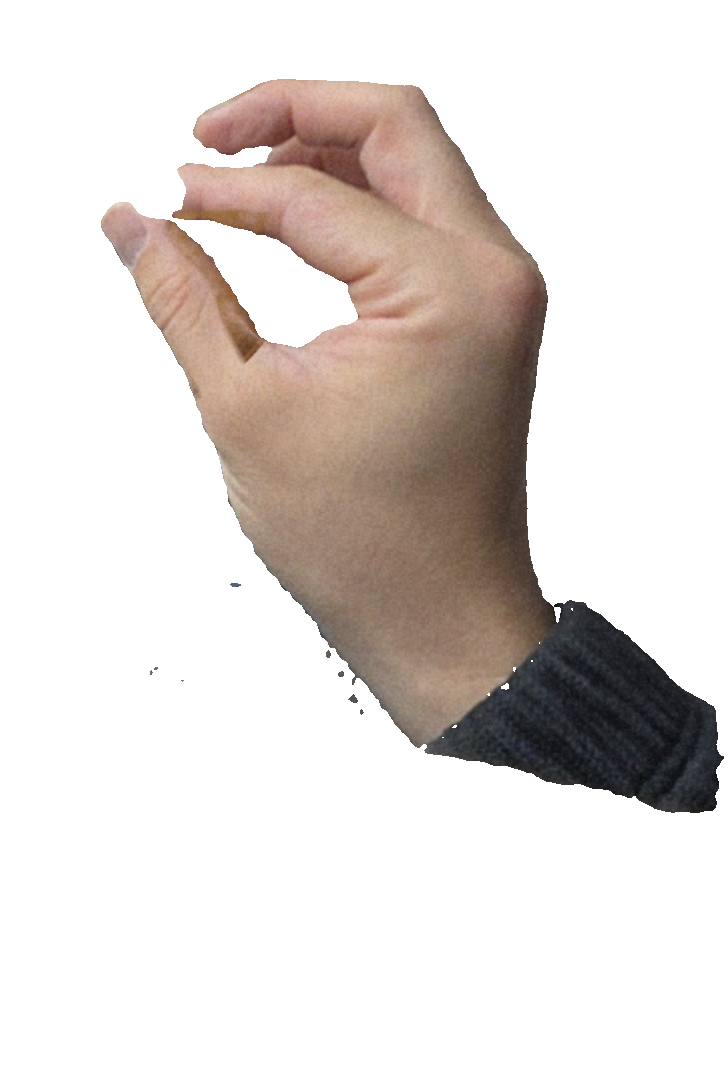
#> input picture works/2026-11-04-dalgona/reel/assets/hand2_sam.png, 728 x 1092 px
$ python silhouette.py
#> lines starting #> are read from the running program, lines starting #| are printed output that depends on the picture; after the words box and inside, x2 and y2 are one past the last pixel; in counts of white or black regions, pixels touching at a corner belong together
"""White tutorial-style hand from the operator's pinch photo: the real outline, flat fill, a sleeve that runs on
far past the frame (operator 11-07: the photo hand cut off at the wrist looked odd). Same pixel origin as
hand2_sam.png, so reel.js PX/PY still mark the pinch point.
Run: uv run --with numpy --with pillow python silhouette.py   (writes assets/hand_white.png)"""
import pathlib
import numpy as np
from PIL import Image, ImageDraw, ImageFilter

HERE = pathlib.Path(__file__).parent
SRC = HERE / "assets" / "hand2_sam.png"
OUT = HERE / "assets" / "hand_white.png"
im = Image.open(SRC).convert("RGBA"); a = np.asarray(im).astype(int)
#> further down, im is the input picture: PIL image 728x1092 RGBA; mean R, G, B, A 37.6, 31.2, 27.6, 67.1
r, g, b, al = a[..., 0], a[..., 1], a[..., 2], a[..., 3]
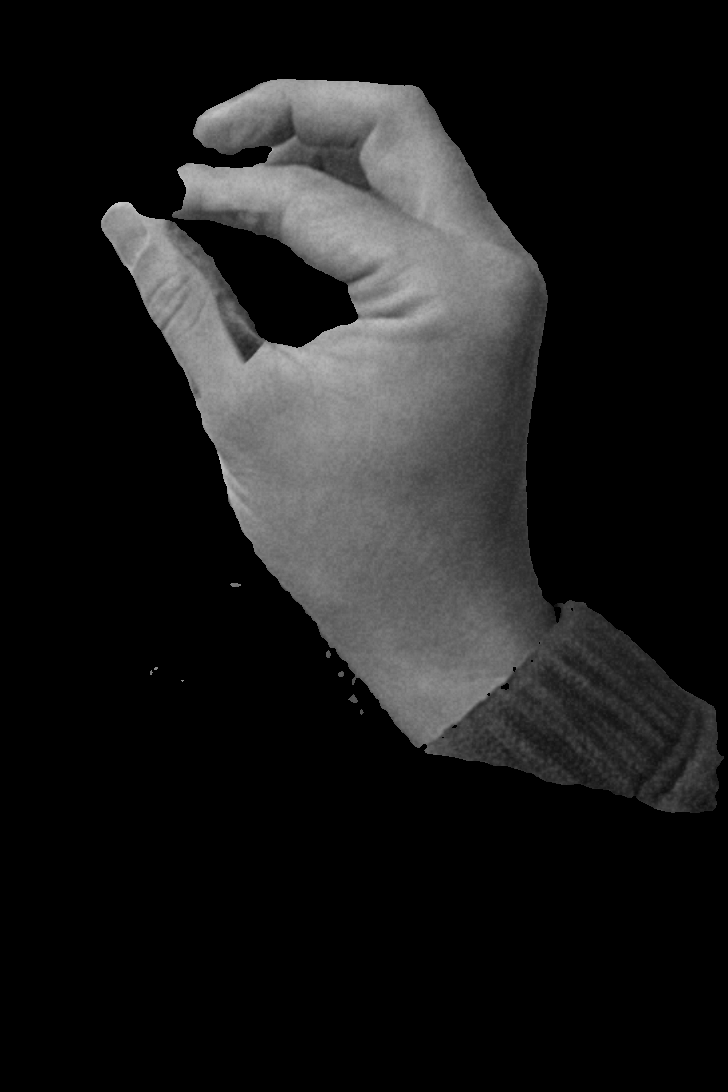
#> b: shape (1092, 728) int64; min 0, max 201, mean 27.6
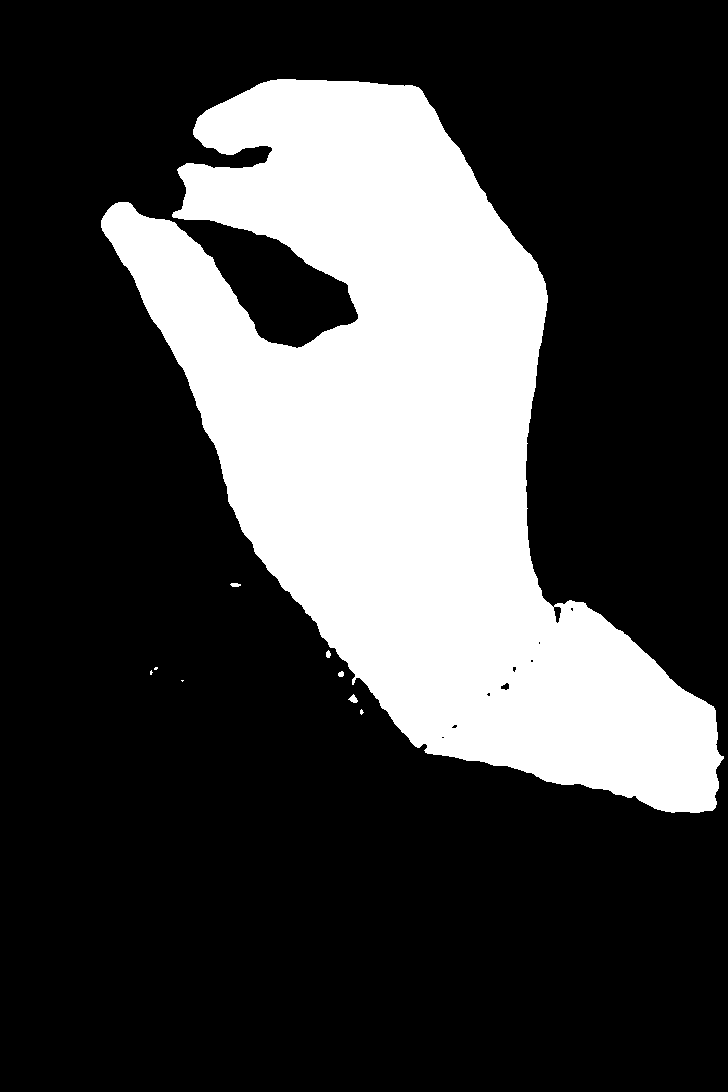
#> al: shape (1092, 728) int64; 26.3% white; 9 white regions (4 under 20 px), largest, box (x1, y1, x2, y2) and area: (101, 79, 724, 813) 209124, (348, 694, 358, 703) 50, (230, 583, 241, 587) 35, (326, 650, 331, 658) 30, (338, 671, 344, 677) 29
mask = (al > 128) & ~((r - b > 110) & (r > 150))          # drop the candy shard between the fingers
W, H = 2600, 2400                                          # room for the sleeve to run off any frame
m = Image.new("L", (W, H), 0); m.paste(Image.fromarray((mask * 255).astype(np.uint8)), (0, 0))
#> after `m = Image.new('L', (W, H), 0)`: m: PIL image 2600x2400 L; every value is 0
# the sleeve: continue the cuff down-right along the forearm, a little wider toward the elbow
d = np.array([0.80, 0.60]); d /= np.hypot(*d); n = np.array([-d[1], d[0]])
top, bot = np.array([548, 604]), np.array([432, 748])
far = 2200
ImageDraw.Draw(m).polygon([tuple(top), tuple(top + d * far - n * 170), tuple(bot + d * far + n * 150), tuple(bot)], fill=255)
# the candy shard hid the index fingertip in the photo: carry the finger on, tapering, until its tip meets the thumb's
def capsule(dr, a, ra, b, rb, steps=24):
#> called with a = (205, 191), ra = 23, b = (150, 199), rb = 16, steps = 24
    for i in range(steps + 1):
        t = i / steps; x = a[0] + (b[0] - a[0]) * t; y = a[1] + (b[1] - a[1]) * t; r = ra + (rb - ra) * t
        dr.ellipse([x - r, y - r, x + r, y + r], fill=255)
capsule(ImageDraw.Draw(m), (205, 191), 23, (150, 199), 16)
# clean edges: drop specks, then round the outline
m = m.filter(ImageFilter.MedianFilter(9)).filter(ImageFilter.GaussianBlur(3)).point(lambda v: 255 if v > 128 else 0)
#> m: PIL image 2600x2400 L; 15% white; 1 white region, box (x1, y1, x2, y2) and area: (101, 79, 2408, 2186) 936843
m = m.filter(ImageFilter.GaussianBlur(1.2))
M = np.asarray(m).astype(float) / 255
# sleeve region (beyond the cuff line) gets a cooler grey so hand and sleeve read apart
yy, xx = np.mgrid[0:H, 0:W]
cuff = ((xx - 432) * (top[1] - bot[1]) - (yy - bot[1]) * (top[0] - bot[0])) < 0
rgb = np.zeros((H, W, 3)); rgb[...] = (250, 250, 252); rgb[cuff] = (214, 218, 228)
# one soft shade on the far (lower-left) side so the hand has volume without looking like a photo
sh = np.asarray(m.filter(ImageFilter.GaussianBlur(26))).astype(float) / 255
rim = np.clip((1 - sh) * 2.2, 0, 1) * M
off = np.roll(np.roll(M, -14, 0), 10, 1)                  # light from the top-right
shade = np.clip(M - off, 0, 1)
shade = np.asarray(Image.fromarray((shade * 255).astype(np.uint8)).filter(ImageFilter.GaussianBlur(10))).astype(float) / 255
rgb = rgb * (1 - 0.16 * np.maximum(shade, rim * 0.5))[..., None]
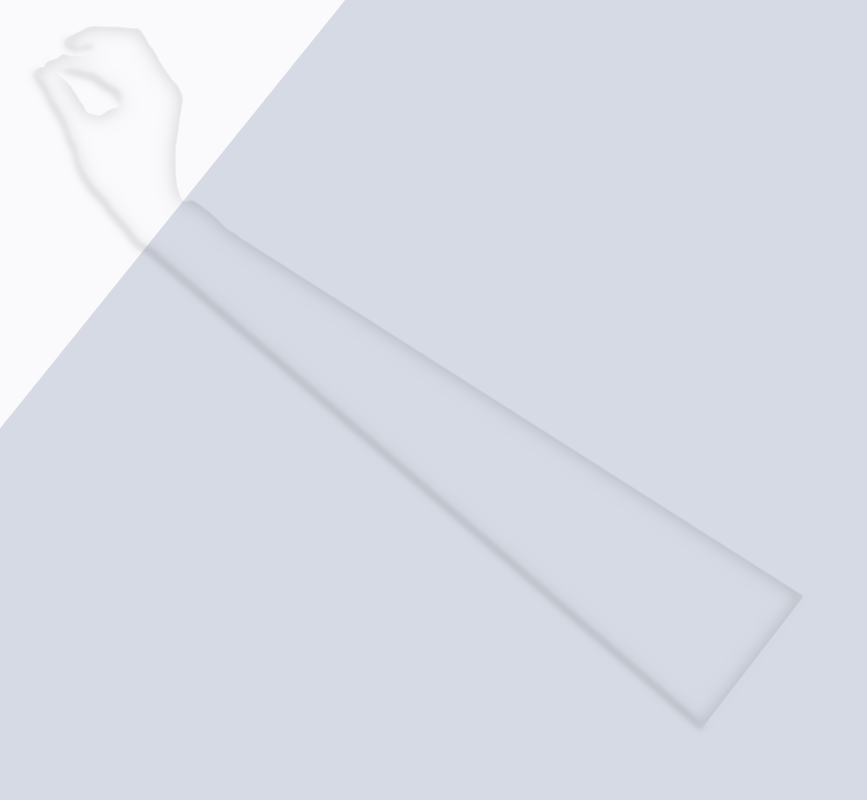
#> rgb: shape (2400, 2600, 3) float64 (shown at 1/3 size); mean of channels 0, 1, 2 217.3, 220.8, 230; drawn as R, G, B
# finger separation: strong luminance edges from the photo, faint
lum = Image.fromarray(((r * .3 + g * .59 + b * .11) * (al > 0)).astype(np.uint8)).filter(ImageFilter.GaussianBlur(4)).filter(ImageFilter.FIND_EDGES)
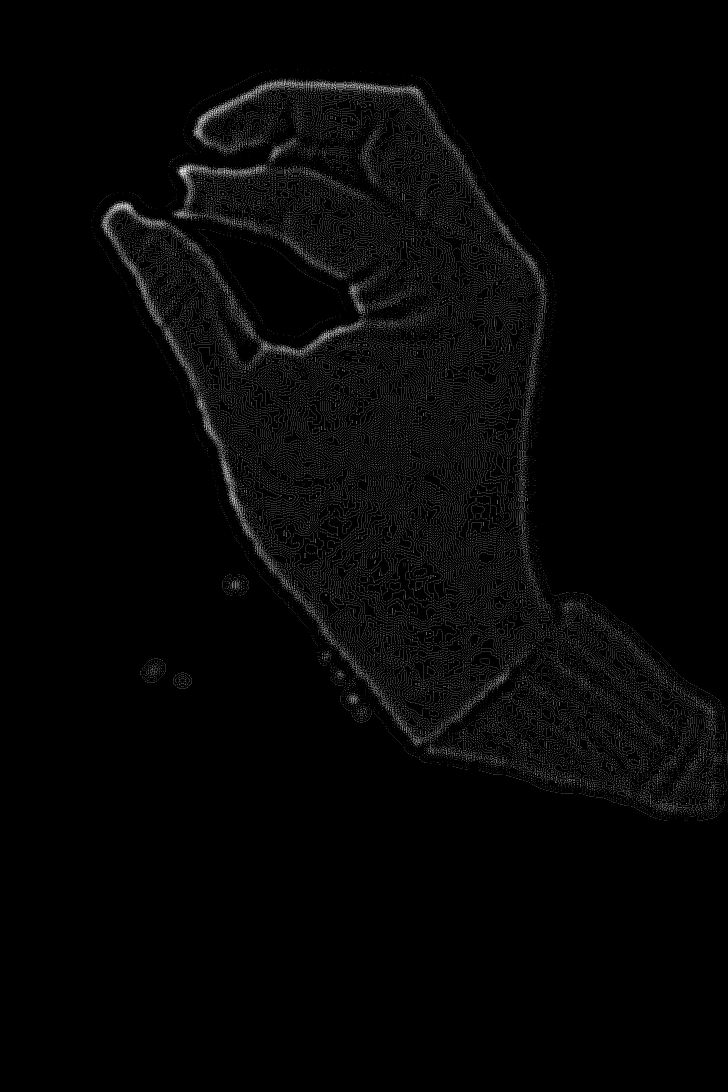
#> lum: PIL image 728x1092 L; min 0, max 18, mean 0.389; drawn with min black and max white
e = np.zeros((H, W)); E = np.asarray(lum).astype(float); e[:E.shape[0], :E.shape[1]] = E
e = ~cuff * np.clip((e - 5) / 5, 0, 1) * (np.asarray(m.filter(ImageFilter.MinFilter(15))).astype(float) / 255)
e = np.asarray(Image.fromarray((e * 255).astype(np.uint8)).filter(ImageFilter.GaussianBlur(1))).astype(float) / 255
# two drawn creases instead of photo edges (those came out as specks): middle finger over index, thumb into palm
ln = Image.new("L", (W, H), 0); dr = ImageDraw.Draw(ln)
dr.line([(212, 170), (240, 166), (290, 168), (350, 182), (410, 208)], fill=255, width=6, joint="curve")
dr.line([(214, 318), (232, 352), (262, 380)], fill=255, width=6, joint="curve")
# where the index tip lies on the thumb tip: the index's underside and tip, drawn like an outline so the two read apart
seam = Image.new("L", (W, H), 0)
ImageDraw.Draw(seam).line([(182, 217), (162, 216), (146, 213), (137, 205), (135, 196), (139, 187)], fill=255, width=5, joint="curve")
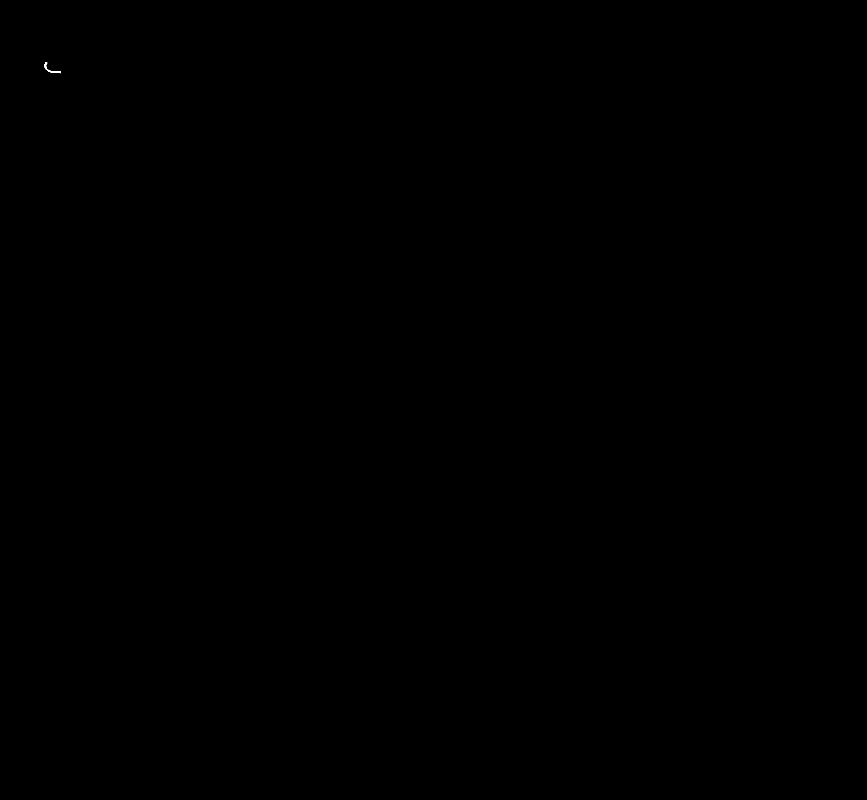
#> seam: PIL image 2600x2400 L (shown at 1/3 size); 0% white; 1 white region, box (x1, y1, x2, y2) and area: (133, 186, 183, 220) 291
seam = np.asarray(seam.filter(ImageFilter.GaussianBlur(1.0))).astype(float) / 255
#> seam: shape (2400, 2600) float64
ln = np.asarray(ln.filter(ImageFilter.GaussianBlur(1.6))).astype(float) / 255
rgb = rgb * (1 - 0.22 * ln)[..., None]
rgb = rgb * (1 - seam[..., None]) + np.array([150, 154, 164]) * seam[..., None]
# thin grey outline
edge = np.asarray(m.filter(ImageFilter.MaxFilter(5))).astype(float) / 255
outl = np.clip(edge - M, 0, 1)
out = np.dstack([rgb * M[..., None] + np.array([150, 154, 164]) * outl[..., None], np.clip(M + outl * 0.9, 0, 1) * 255])
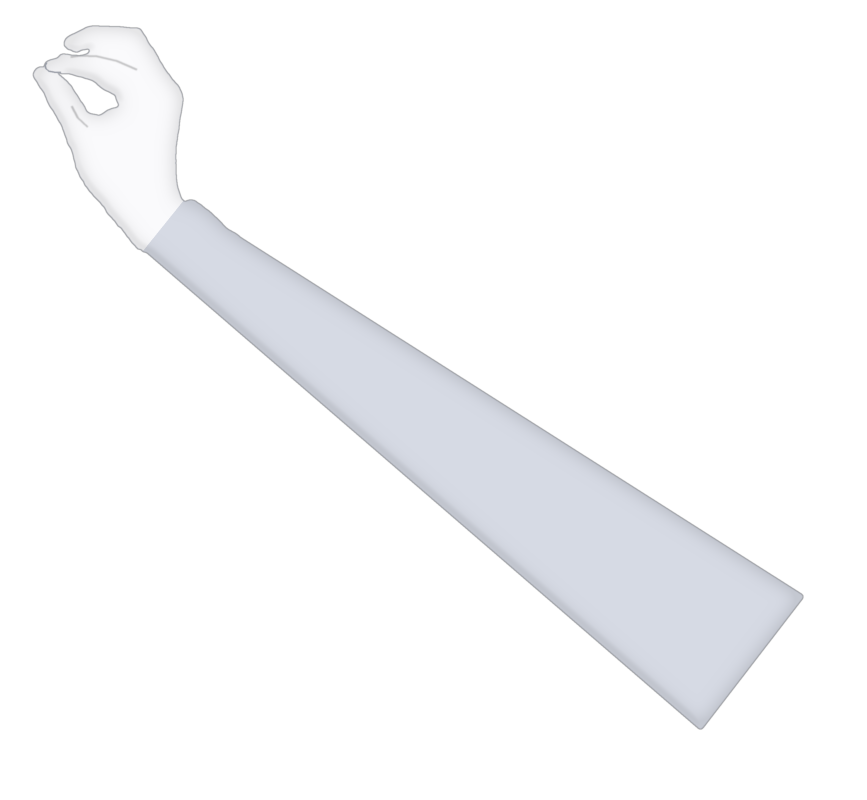
#> out: shape (2400, 2600, 4) float64 (shown at 1/3 size); mean of channels 0, 1, 2, 3 33.1, 33.6, 34.9, 39; transparent parts drawn white
Image.fromarray(out.astype(np.uint8), "RGBA").save(OUT)
print("wrote", OUT)
